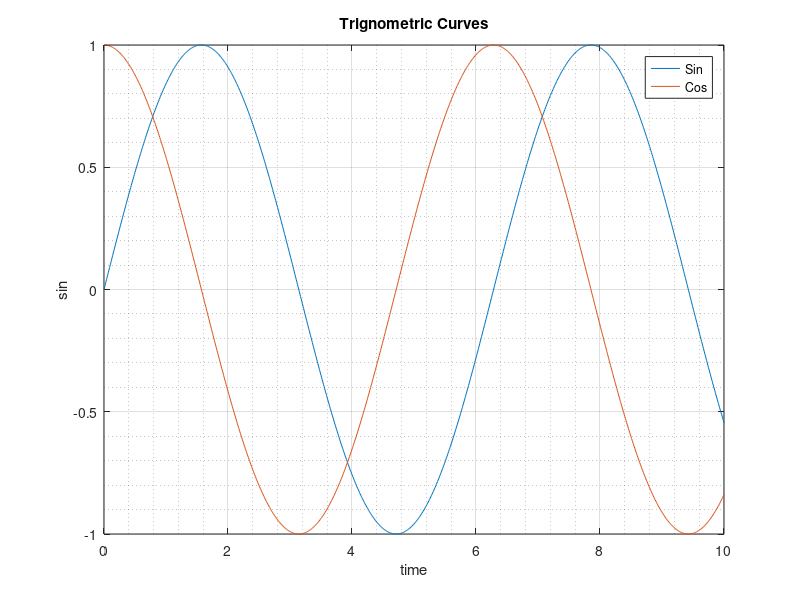

This chart was generated by the following MATLAB code:
t = 0:0.01:10;
y1 = sin(t);
plot(t,y1)
xlabel('time')
ylabel('sin')
grid ON
grid MINOR
title('Sin Curve')
hold on
y2 = cos(t);
plot(t,y2)
title('Trignometric Curves')
legend
legend('Sin','Cos')

